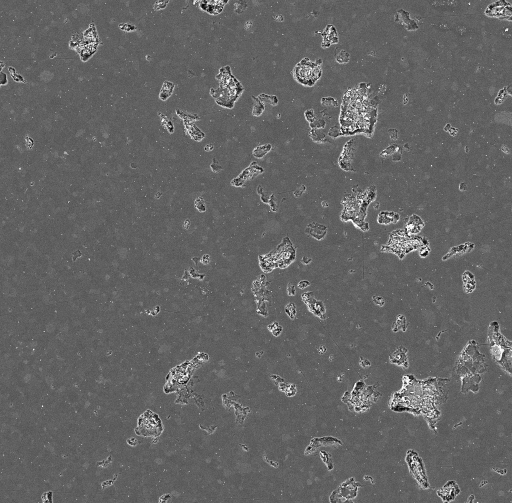
#> input picture Research/UNET/train/images/61620A_IP_09_53x35_01.tif, 1024 x 1006 px, given in place of slice00750.tif, which was not available (shown at 1/2 size)
$ python CraterVolume_BCShot4_python.py
#> lines starting #> are read from the running program, lines starting #| are printed output that depends on the picture
### src/app/utility/app_paths.py
import os
from pathlib import Path
import sys


def app_data_root():
    override = os.environ.get('SEGMENTATION_APP_DATA')
    if override:
        return Path(override).expanduser().resolve()
    base = (Path(sys.executable).resolve().parent if getattr(sys, 'frozen', False)
            else Path(__file__).resolve().parents[3])
    return base / 'app_data'


def app_data_path(*parts):
    return str(app_data_root().joinpath(*parts))


# [12 lines left out: functions popin_locations_csv_path, configure_portable_caches, not called in this run]

### src/app/crater_scripts/CraterVolume_BCShot4_python.py
from utility.app_paths import app_data_path
import os
import numpy as np
import matplotlib.pyplot as plt
from matplotlib.widgets import RectangleSelector
import matplotlib.colors as colors
import cv2
from dataclasses import dataclass
import numpy as np
from skimage.measure import EllipseModel, find_contours
import matplotlib.pyplot as plt


CRATER_DATA = app_data_path('Crater_Data')  # crater data for all images

@dataclass
class CraterImg:
    img_path: str
    binarized_img: np.ndarray


# [187 lines left out: functions run_crater_analysis, calculate_depth, calculate_volume, calculate_diamater, save_heatmap, not called in this run]

def init_images(image_dir: str, start_idx: int, end_idx: int, threshhold: float) -> list[CraterImg]:
    '''
    ## Init Images
    Initialize the images by loading them and saving as binarized images (ndarrays).
    **image_dir**: Directory containing the images to be processed
    '''
#> called with start_idx = 750, end_idx = 803, threshhold = 0.4
    processed_images = [] # a list of craterImg dataclass objects
    for i in range(start_idx, end_idx + 1):
        str_i = f"{i:05d}"
        im_name = f"slice{str_i}.tif"
        img_path = os.path.join(image_dir, im_name)


        '''
        Instead of reading the image as a 3-channel color image (RGB), this loads it as a single-channel grayscale image where
        each pixel has a single intensity value (typically from 0-255).
        '''
        img = cv2.imread(img_path, cv2.IMREAD_GRAYSCALE)  # Read as grayscale
#> img is the input picture: shape (1006, 1024); min 0, max 255, mean 100.3
        if img is None:
            print(f"Warning: {im_name} not found.")
            continue

        '''
        Converts the grayscale image (which typically has values from 0-255) to 32-bit floating point
        Divides all pixel values by 255.0 to normalize them to the range [0,1]
        This normalization makes subsequent operations more consistent and simplifies threshold values
        '''
        normalized_img = img.astype(np.float32) / 255.0  # Normalize to range [0,1]


        '''
        Applies a global threshold of 0.4 to the normalized image
        Pixels with values > 0.4 become 1.0 (white); pixels ≤ 0.4 become 0 (black)
        The first return value (discarded with _) is the threshold used
        img_bw is the resulting binary image with values of either 0 or 1.0
        '''
        _, binary_img = cv2.threshold(normalized_img, threshhold, 1.0, cv2.THRESH_BINARY)
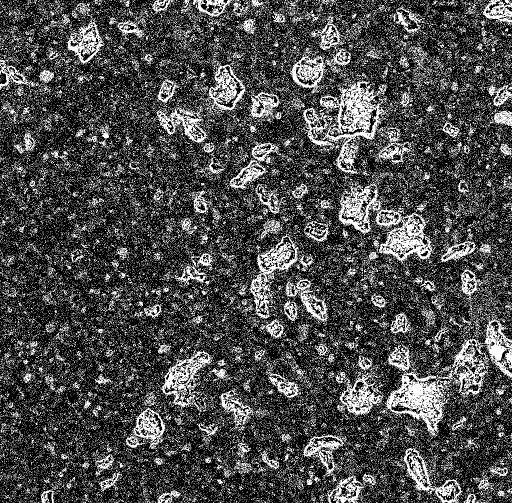
#> binary_img: shape (1006, 1024) float32 (shown at 1/2 size); values 0 (black) and 1 (white), 28.7% white in thin lines or dots

        newImg = CraterImg(
            img_path=img_path,
            binarized_img=binary_img
        )
        # save path of original image with binarized image in case we need it later
        processed_images.append(newImg)
#> pass 2 of the loop in init_images, `for i in range(start_idx, end_idx + 1):`:
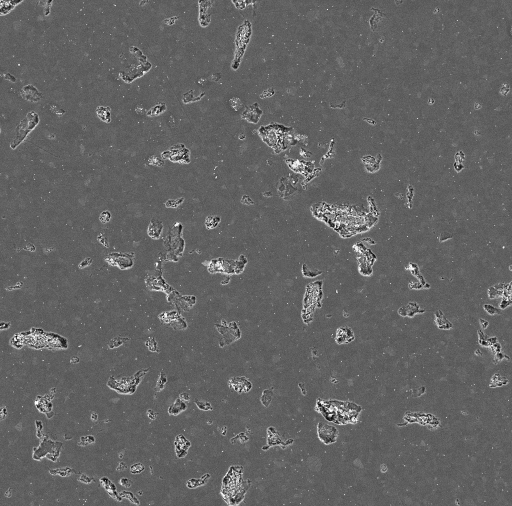
#> input picture Research/UNET/train/images/61620A_IP_09_53x35_02.tif, 1024 x 1012 px, given in place of slice00751.tif, which was not available (shown at 1/2 size)
#> in init_images, img is the input picture: shape (1012, 1024); min 2, max 255, mean 99.4
#> normalized_img: shape (1012, 1024) float32
#> in init_images, `_, binary_img = cv2.threshold(normalized_img, threshhold, 1.0, cv2.THR..`:
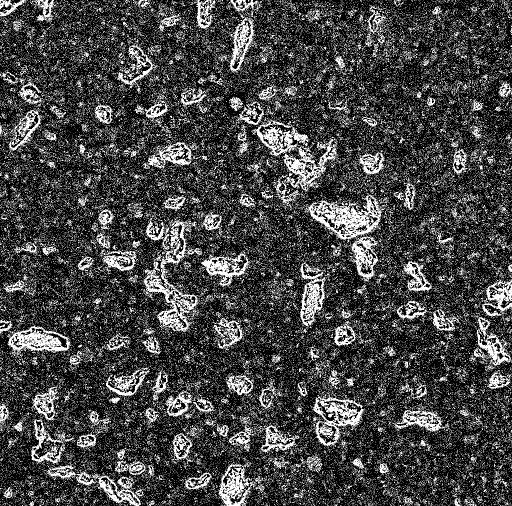
#> binary_img: shape (1012, 1024) float32 (shown at 1/2 size); values 0 (black) and 1 (white), 26.5% white in thin lines or dots
    return processed_images


# [26 lines left out: function get_roi, not called in this run]


if __name__ == "__main__":
    '''
    Crater analysis testing
    Desired output params:
    - Crater volume in mm^3
    - Crater depth heatmap
    - max crater diameter
    - max crater depth in
    '''


    DEBUG = False
    IMG_PATH = r"C:\Users\nelso\Desktop\Computer Science\CS School Projects\Capstone\SlicesZ"

    ### INIT PARAMS ###
    # Initialize the algorithm with the following parameters:

    # start and end of slices to process
    start_idx = 750
    end_idx = 803

    # a voxel is the smallest unit of space in the image
    VX = 43.6353    # Voxel size in X direction in microns
    VY = 43.6353    # Voxel size in Y direction in microns
    VZ = 43.6353    # Voxel size in Z direction in microns

    BINARIZATION_THRESHOLD = 0.4  # Set a threshold value for binarization
    FITTING_THRESHOLD = 1          # Set a threshold value for analyzing the heatmap for crater diameter via best fit elipse


    # images
    processed_images = init_images(IMG_PATH, start_idx, end_idx, BINARIZATION_THRESHOLD)
    print(f"Debug processed {len(processed_images)} images")
    ### ROI SELECTION ###
    roi = None
#> (the run stopped early here; a loop or call above may not have finished)
